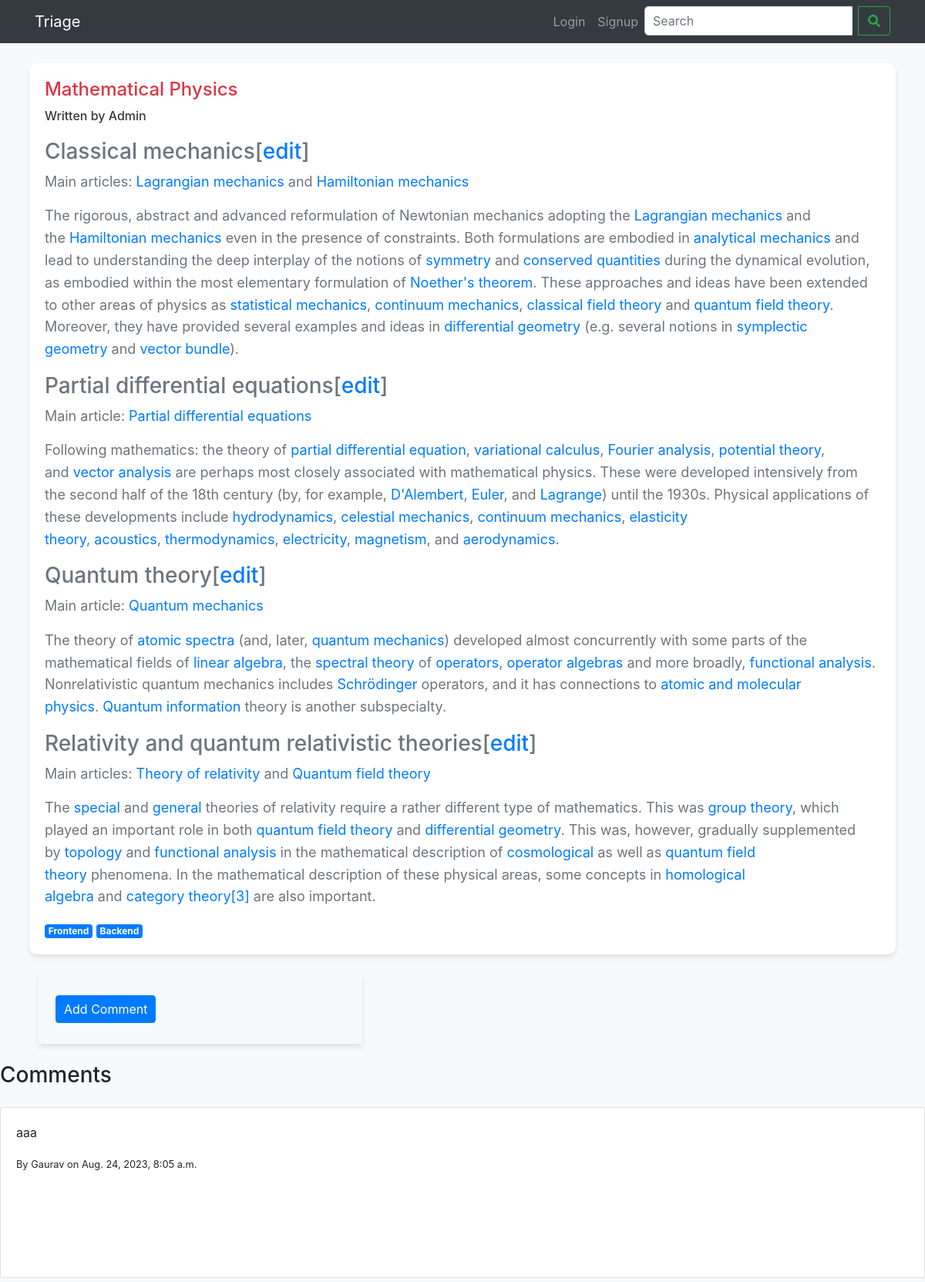
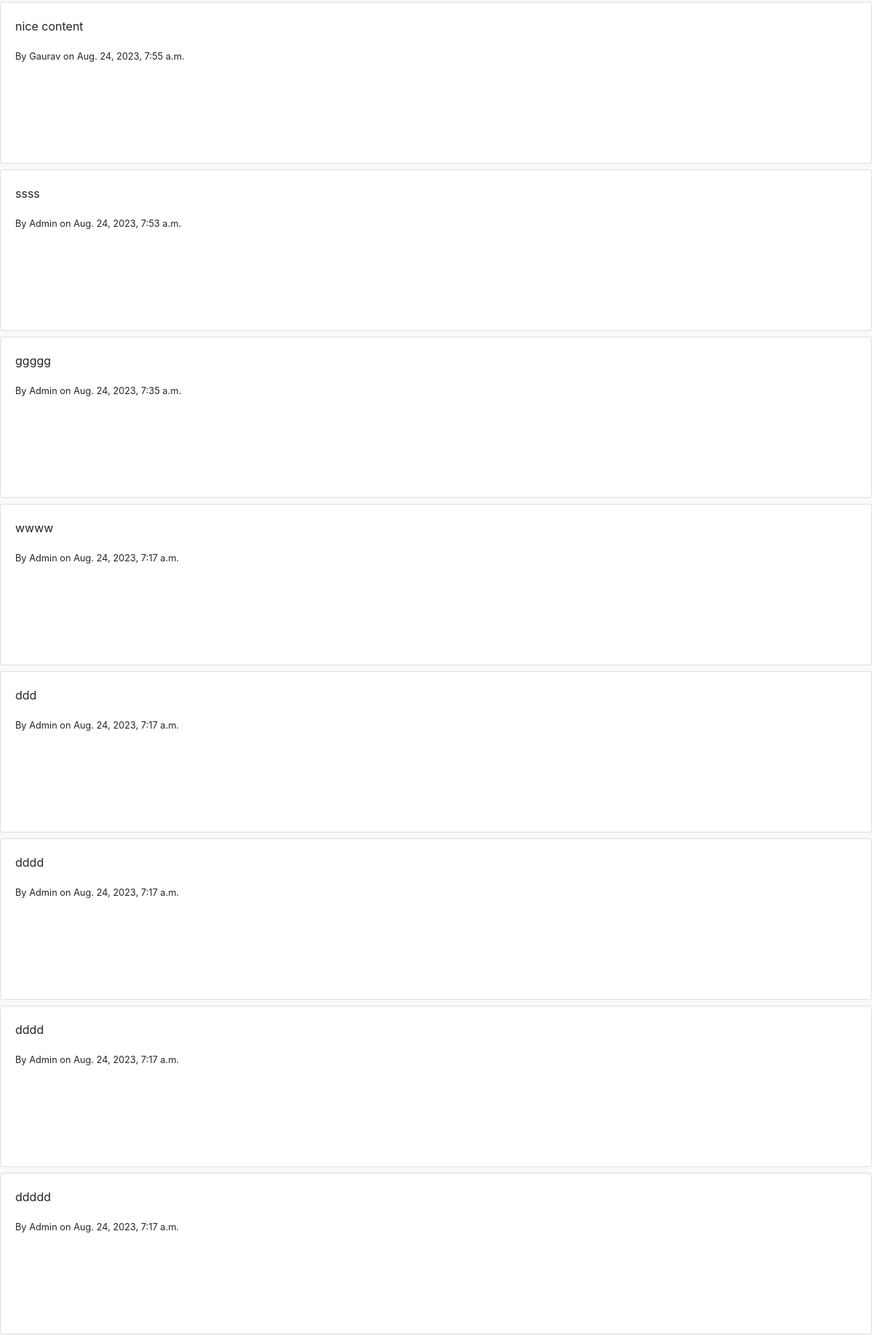
The app's page /readmore/13/ (upper part) with its own data (2 pictures, top to bottom).
### blog/models.py (models this page shows, shortened)
class Blog(models.Model):
    title = models.CharField(max_length=255)
    content = RichTextField(blank=True, null=True)
    category = models.ForeignKey(Category, on_delete=models.CASCADE)
    author = models.ForeignKey(User, on_delete=models.CASCADE)
    created_at = models.DateTimeField(auto_now_add=True)
    updated_at = models.DateTimeField(auto_now=True)
    image = models.ImageField(upload_to='shop/images', blank=True, null=True, default="")
    tags = models.ManyToManyField(to=Tag, blank=True)

class Tag(models.Model):
    name = models.CharField(max_length=50, unique=True)
    def __str__(self):
        return self.name

class Comment(models.Model):
    blog = models.ForeignKey(Blog, on_delete=models.CASCADE)
    user = models.ForeignKey(User, on_delete=models.CASCADE)
    content = models.TextField()
    timestamp = models.DateTimeField(auto_now_add=True)

### blog/views.py (the view)
# urls.py: path('readmore/<int:id>/', views.readmore, name='readmore'),
def readmore(request, id):
    blog = Blog.objects.get(id=id)
    comments = Comment.objects.filter(blog=blog).order_by('-timestamp')
    if request.method == 'POST':
        form = CommentForm(request.POST)
        if form.is_valid():
            comment = form.save(commit=False)
            comment.user = request.user
            comment.blog = blog
            comment.save()
            return redirect('readmore', id=id)
    else:
        form = CommentForm()
    context = {'data': blog, 'comments': comments, 'form': form}
    return render(request, 'readmore.html', context)

### blog/forms.py
class CommentForm(forms.ModelForm):
    class Meta:
        model = Comment
        fields = ['content']

### templates/readmore.html (shortened to what this page needs)
{% extends 'base2.html' %}
{% load static %}
{% block body %}
<div class="read-more-container">
  <div class="read-more-card">
    <h3 class="read-more-title">{{ data.title }}</h3>
    <h5 class="read-more-author">Written by {{ data.author }}</h5>
    <div class="read-more-content">
      {{ data.content|safe }}
    </div>
    <div class="read-more-tags">
      {% for tag in data.tags.all %}
        <a href="/tags/{{tag.id}}/" class="badge badge-primary">
          {{tag}}
        </a>
      {% endfor %}
    </div>
  </div>
</div>
<div class="comments-section">
  <p class="show-comments-btn">Add Comment</p>
</div>
<h3 class="my-4">Comments</h3>
<div class="comment-wrapper">
  {% for comment in comments %}
    <div class="card mb-2">
      <div class="card-body">
        <p>{{ comment.content }}</p>
        <small>By {{ comment.user.username }} on {{ comment.timestamp }}</small>
      </div>
    </div>
  {% endfor %}
</div>
{% endblock body %}

### static/assets/css/style.css (style rules this page uses)
body { background-color: #f8f9fa; }
body { padding-top: 70px; }
.read-more-container { display: flex; justify-content: center; align-items: center; min-height: 100vh; }
.read-more-card { background-color: #f8f9fa; padding: 20px; border-radius: 10px; box-shadow: 0px 2px 10px rgba(0, 0, 0, 0.1); max-width: 800px; width: 100%; }
.read-more-title { color: #dc3545; font-size: 24px; margin-bottom: 10px; }
.read-more-author { color: #343a40; font-size: 16px; margin-bottom: 20px; }
.read-more-content { color: #6c757d; font-size: 18px; line-height: 1.6; }
.card-body { height: 220px; overflow: hidden; text-overflow: ellipsis; }
.card { margin: 0 auto; }

### templates/readmore.html (style rules this page uses)
.read-more-container { display: flex; justify-content: center; padding: 2px; margin-top: 10px; }
.read-more-card { width: 94%; padding: 20px; box-shadow: 0 4px 6px rgba(0, 0, 0, 0.1); background-color: #fff; max-width: 1600px; }
.comments-section { width: 35%; padding: 22px; margin-top: 24px; margin-left: 50px; box-shadow: 0 4px 6px rgba(0, 0, 0, 0.1); background-color: #f8f9fa; }
.show-comments-btn { margin-top: 5px; margin-bottom: 5px; cursor: pointer; color: white; background-color: #007bff; border: 1px solid #007bff; padding: 5px 10px; border-radius: 4px; display: inline-block; }

### records on screen
Blog: title "Mathematical Physics", author "Admin", content "Classical mechanics[ edit ] Main articles: Lagrangian mechanics and Hamiltonian mechanics The rigorous, abstract and advanced reformulation of Newtonian mechanics adopting the Lagrangian mechanics and the Hamiltonian mechanics even in the presence of constraints. Both formulations are embodied in analytical mechanics and lead to understanding the deep interplay of the notions of symmetry and conserved quantities during the dynamical evolution, as embodied within the most elementary formulation of Noether's theorem . These approaches and ideas have been extended to other areas of physics as statistical mechanics , continuum mechanics , classical field theory and quantum field theory .…"
Tag: name "Frontend"
Tag: name "Backend"
Comment: content "aaa", user.username "Gaurav", timestamp "Aug. 24, 2023, 8:05 a.m."
Comment: content "nice content", user.username "Gaurav", timestamp "Aug. 24, 2023, 7:55 a.m."
Comment: content "ssss", user.username "Admin", timestamp "Aug. 24, 2023, 7:53 a.m."
Comment: content "ggggg", user.username "Admin", timestamp "Aug. 24, 2023, 7:35 a.m."
Comment: content "wwww", user.username "Admin", timestamp "Aug. 24, 2023, 7:17 a.m."
Comment: content "ddd", user.username "Admin", timestamp "Aug. 24, 2023, 7:17 a.m."
Comment: content "dddd", user.username "Admin", timestamp "Aug. 24, 2023, 7:17 a.m."
Comment: content "dddd", user.username "Admin", timestamp "Aug. 24, 2023, 7:17 a.m."
Comment: content "ddddd", user.username "Admin", timestamp "Aug. 24, 2023, 7:17 a.m."
